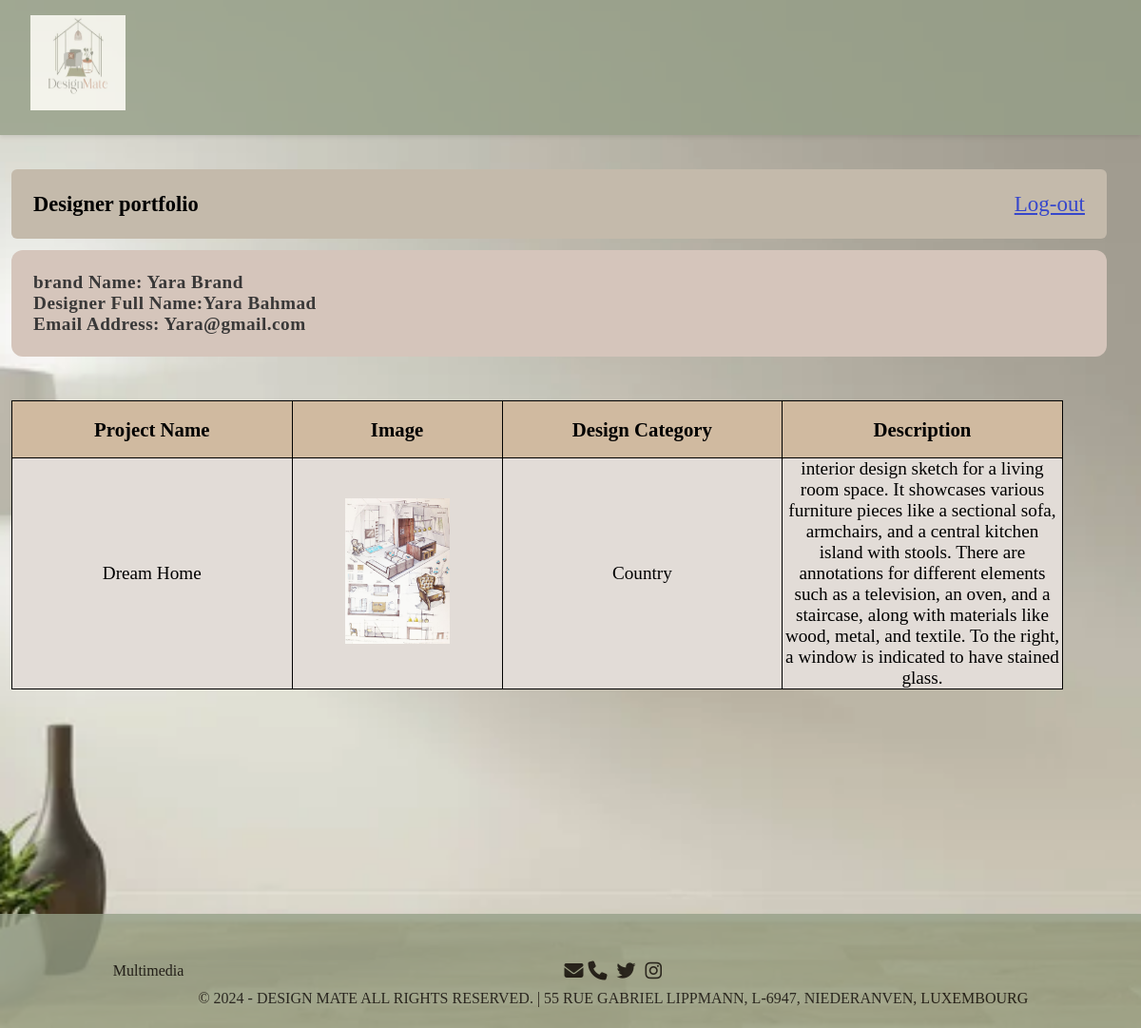
The page /OneDesigner.php?designerId=36 (signed in) on the database its author committed.
### tables this page shows
CREATE TABLE `designer` (
  `id` int(11) NOT NULL,
  `firstName` varchar(255) NOT NULL,
  `lastName` varchar(255) NOT NULL,
  `emailAddress` varchar(255) NOT NULL,
  `password` varchar(255) NOT NULL,
  `brandName` varchar(255) NOT NULL,
  `logoImgFileName` varchar(255) NOT NULL
);

CREATE TABLE `designportfolioproject` (
  `id` int(11) NOT NULL,
  `designerID` int(11) NOT NULL,
  `projectName` varchar(255) NOT NULL,
  `projectImgFileName` varchar(255) NOT NULL,
  `description` text NOT NULL,
  `designCategoryID` int(11) NOT NULL
);

CREATE TABLE `designcategory` (
  `id` int(11) NOT NULL,
  `category` varchar(255) NOT NULL
);

### fileUpload.php (called while the page is built, shortened)
<?php
function getCategoryOrId($input, $conn) {
    if (is_numeric($input)) {
        $sql = "SELECT category FROM designcategory WHERE id = ?";
        $stmt = $conn->prepare($sql);
        $stmt->bind_param("i", $input);
        $stmt->execute();
        $stmt->bind_result($category);
        return $category;
    }
}
?>

### OneDesigner.php (the view, shortened to what this page needs)
<?php
    include_once 'DB.php';
    include_once 'fileUpload.php';
?>
<!DOCTYPE html>
<html lang="en">
    <head>
        <link rel="stylesheet" href="Designer.css">
        <link rel="stylesheet" href="basics.css">
        <link rel="stylesheet" href="https://cdnjs.cloudflare.com/ajax/libs/font-awesome/6.5.1/css/all.min.css" />
    </head>
    <body>
        <?php
            echo "<header id='Home-header'>";
                echo "<div class='logo-title'>";
                    echo '<img src="image/logo.jpeg" alt="design mate Logo" id="logo">';
                echo '</div>';
            echo "</header>";
            echo "<section id='userInfo'>";
                echo "<div id='tableHeadr-1'>";
                    echo "<h3 id='welcomeText'>Designer portfolio</h3>";
                    echo "<a href='index.php' id='logout'>Log-out</a>";
                echo "</div>";
                $designerID = $_GET['designerId'];
                $sql = "SELECT * FROM `designer` WHERE `id`=".$designerID;
                $result = mysqli_query($conn, $sql);
                $row = mysqli_fetch_assoc($result);
                echo "<div id='designerInfo'>";
                    echo "<ul>";
                    echo "<li>brand Name:<span> ".$row['brandName']."</span></li>";
                        echo "<li>Designer Full Name:<span>".$row['firstName']."  ".$row['lastName']." </span></li>";
                        echo "<li>Email Address:<span> ".$row['emailAddress']."</span></li>";
                    echo "</ul>";
                echo "</div>";
            echo "</section>";
            echo "<section id='table1'>";
                echo "<div id='tableHeadr-2'>";
                echo "</div>";
                echo "<table class='table1' >";
                    $sql = "SELECT * FROM `designportfolioproject` WHERE `designerID`=".$designerID;
                    $result = mysqli_query($conn, $sql);
                    if(mysqli_num_rows($result) > 0) {
                        echo "<thead>";
                            echo "<tr>";
                                echo "<th>Project Name</th>";
                                echo "<th>Image</th>";
                                echo "<th>Design Category</th>";
                                echo "<th>Description</th>";
                            echo "</tr>";
                        echo "</thead>";
                        echo "<tbody>";
                        while ($row = mysqli_fetch_assoc($result)){
                            echo "<tr>";
                                echo "<td style='width:fit-content;'>".$row['projectName']."</td>";
                                echo "<td style='width:20%'><img src='uploads/".$row['projectImgFileName']."' alt='IMAGE DESCRIPTION: Modern living room' style='width:50%; ' ></td>";
                                echo "<td style='width:fit-content;'>".getCategoryOrId($row['designCategoryID'], $conn)."</td>";
                                echo "<td class='des' style='width:fit-content;'>".$row['description']."</td>";
                            echo "</tr>";
                        }
                        echo "</tbody>";
                    } else {
                        echo "<div style='text-align: center;'><strong style='font-size: 40px; color:#801e00;border: 2px solid black; padding: 20px;'>No projects have been uploaded.</strong></div>";
                    }
                echo "</table>";
            echo "</section>";
        ?>
        <footer id="Home-footer">
            Multimedia
            <div class="multimedia">
                <br>
                <div class="icons">
                    <i class="fa-solid fa-envelope">   </i>
                    <i class="fa-solid fa-phone">   </i>
                    <i class="fa-brands fa-twitter icons">   </i>
                    <i class="fa-brands fa-instagram">   </i>
                </div>
                <p>© 2024 - DESIGN MATE ALL RIGHTS RESERVED. | 55 RUE GABRIEL LIPPMANN, L-6947, NIEDERANVEN, LUXEMBOURG</p>
            </div>
        </footer>
    </body>
</html>

### Designer.css (style rules this page uses)
* { padding:0%; margin:0%; box-sizing: border-box; }
body { background-image: url("image/designerBackground.jpg"); background-attachment: fixed; background-position: center; background-size: cover; font: 400 16px 'Calibri', 'Arial'; }
.table1 img { width: 100%; height: auto; }
#logout { float: right; font-size: 1.2em; }
#designerInfo { margin-top: 1%; background-color: #d5c5bb; padding: 2%; border-radius: 1vw; }
#designerInfo li { font-size: 1.0em; font-weight: bold; list-style: none; letter-spacing: 0.5px; color: rgb(57, 56, 56); }
section { padding:1%; display:flex; flex-direction:column; width:97vw; }
table { border-collapse:collapse; width:97%; }
td,th { border: 1px black solid; text-align: center; border-radius: 2px; width:20vw; }
.table1 td:last-child, .table1 td:nth-last-child(2) { width: 6%; }
td { background-color: #e2dcd7; height:10vw; font-size: 1.2em; }
th { background-color: #d0baa0; font-size: 1.3em; }
thead tr { height: 60px; background: #FFED86; }
tbody tr { height: 48px; border-bottom: 1px solid #E3F1D5; }
#tableHeadr-1, #tableHeadr-2 { display: flex; flex-direction: row; justify-content: space-between; align-items: center; }
#tableHeadr-1 { display: flex; flex-direction: row; justify-content: space-between; background-color: #C4BAAB; padding: 2%; border-radius: 0.5vw; }
#tableHeadr-2,#table2 h1 { padding-bottom:2%; }
#userInfo { width: 98vw; font-size: 1.2em; }
.des { padding:0px 2px; }

### basics.css (style rules this page uses)
body { font-family: 'Arial', sans-serif; background-color: #f4f4f4; margin: 0; padding: 0; }
header { text-align: center; background-color: rgb(149, 159, 135); color: #fff; display: flex; justify-content: space-between; align-items: center; padding: 1rem 2rem; box-shadow: 0 2px 4px rgba(0,0,0,0.1); opacity: 0.8; margin-bottom:2%; }
.logo-title { display: flex; align-items: center; gap: 10px; }
#logo { width: 200px; height: 100px; }
header img { max-width: 100px; margin-bottom: 10px; }
footer { display:flex; justify-content: center; align-items: center; position: relative; top: 25vh; width: 100vw; height: 15vh; text-align: center; padding: 20px; background-color: rgb(149, 159, 135); box-shadow: 0 2px 4px rgba(0,0,0,0.1); opacity: 0.8; gap: 15px; margin-top:2%; }
* { font-family: italic; }
.icons { font-size: 20px; padding: 5px; }
a { color: #3647cc; }

### rows shown on the page
designer: brandName "Yara Brand", firstName "Yara", lastName "Bahmad", emailAddress "Yara@gmail.com"
designportfolioproject: projectName "Dream Home", projectImgFileName (picture), designCategoryID.category "Country", description "interior design sketch for a living room space. It showcases various furniture pieces like a sectional sofa, armchairs, and a central kitchen island with stools. There are annotations for different elements such as a television, an oven, and a staircase, along with materials like wood, metal, and textile. To the right, a window is indicated to have stained glass."
